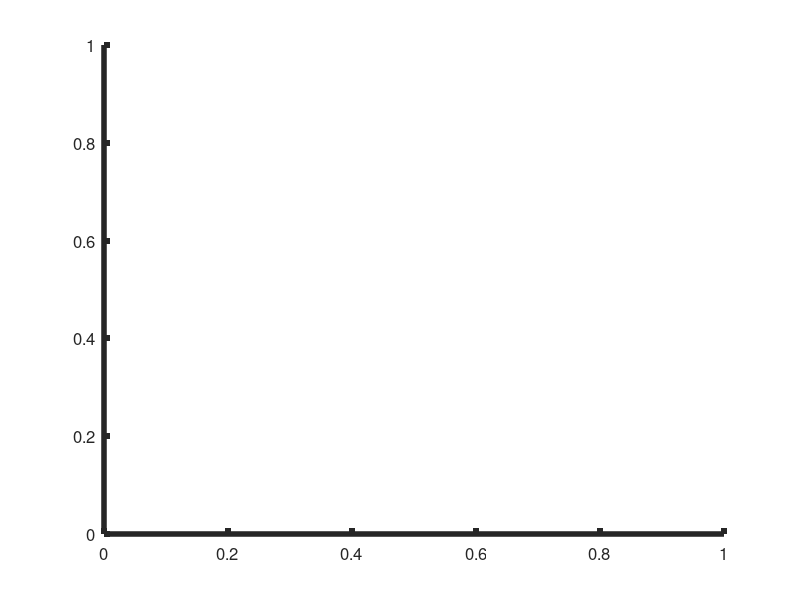

This figure's MATLAB source: (Note: this script raises an error after producing the figure.)
clear;clc;set(gca, "linewidth", 4, "fontsize", 12);figure(1);hold on;fplot(df,[0 2]);% hàm cần tính đạo hàmf = @(x) sin(x);% đạo hàm chuẩn df = @(x) cos(x);% khoảng chiah = 0.1;% phương pháp sai phân thuậnforward_df = @(x) (f(x+h) - f(x))/h;fplot(forward_df,[0 2*pi],'ro');% phương pháp sai phân nghịchback_df = @(x) (f(x) - f(x-h))/h;fplot(back_df,[0 2*pi],'go');% phương pháp sai phân trung tâm center_df = @(x) (f(x+h) - f(x-h))/(2*h);fplot(center_df,[0 2*pi],'rx');legend('df(x) = cos(x)','Forward Diff','Back Diff','Center Diff');hold off;a = 0;b = 1;figure(2);hold on;h = @(x) ((x+3).^3)./((x-4).^7);fplot(h,[a b]);l_h = @(x) h(a) + (h(b) - h(a))/(b-a)*(x-a);fplot(l_h,[a b]);diffH = (h(a)+h(b))/2*(b-a);diffHlegend('h','l_h');figure(3);hold on;i = @(x) 1./(2*x.^2+5*x+2);fplot(i,[a b]);l_i = @(x) i(a) + (i(b) - i(a))/(b-a)*(x-a);fplot(l_i,[a b]);diffI = (i(a)+i(b))/2*(b-a);diffIlegend('i','l_i');hold off;